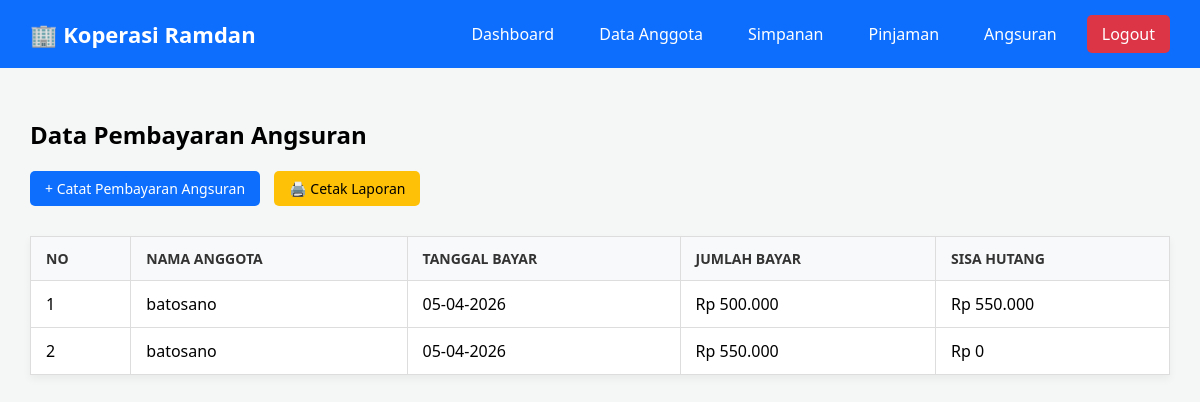
Before: /data_angsuran.php (signed in) with the older database file.
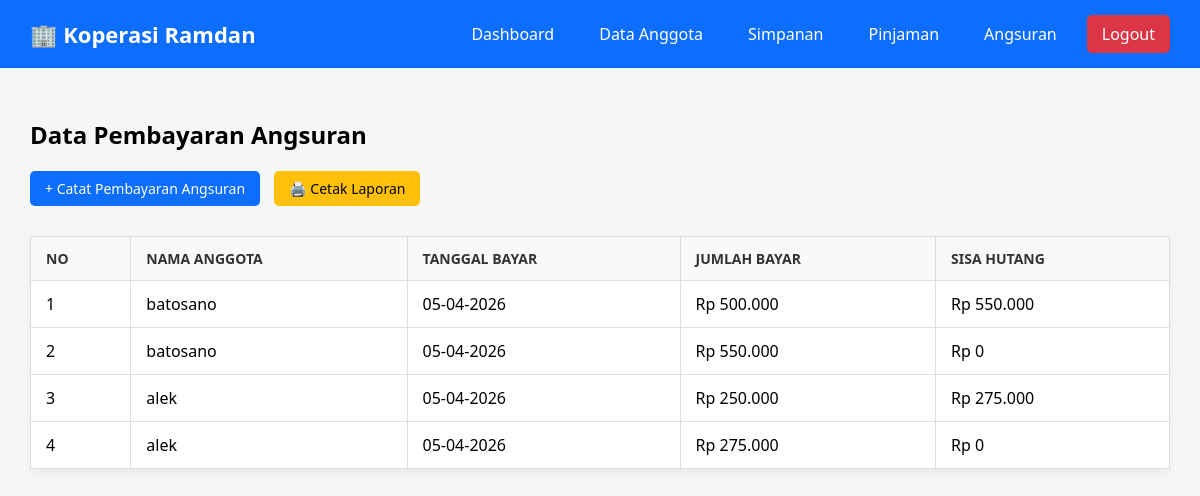
After: the same page with the newer database file.
### tables this page shows
CREATE TABLE `tb_angsuran_ramdan` (
  `id_angsuran` int(11) NOT NULL,
  `id_pinjaman` int(11) NOT NULL,
  `jumlah_bayar` decimal(15,2) NOT NULL,
  `sisa_pinjaman` decimal(15,2) NOT NULL,
  `tanggal_bayar` date NOT NULL
);

CREATE TABLE `tb_anggota_ramdan` (
  `id_anggota` int(11) NOT NULL,
  `nama` varchar(100) NOT NULL,
  `alamat` text DEFAULT NULL,
  `no_hp` varchar(20) DEFAULT NULL,
  `tanggal_daftar` date NOT NULL
);

### data_angsuran.php (the view, shortened to what this page needs)
<?php
include 'koneksi.php';
$query = mysqli_query($koneksi, "
    SELECT ans.*, p.total_pinjaman, a.nama
    FROM tb_angsuran_ramdan ans
    JOIN tb_pinjaman_ramdan p ON ans.id_pinjaman = p.id_pinjaman
    JOIN tb_anggota_ramdan a ON p.id_anggota = a.id_anggota
    ORDER BY ans.id_angsuran ASC
");
include 'header.php';
?>
    <h2>Data Pembayaran Angsuran</h2>
    <a href="tambah_angsuran.php" class="btn" style="margin-bottom: 15px;">+ Catat Pembayaran Angsuran</a>
    <a href="cetak_angsuran.php" target="_blank" class="btn btn-warning" style="margin-left: 10px;">🖨️ Cetak Laporan</a>
    <table>
        <thead>
            <tr>
                <th>No</th>
                <th>Nama Anggota</th>
                <th>Tanggal Bayar</th>
                <th>Jumlah Bayar</th>
                <th>Sisa Hutang</th>
            </tr>
        </thead>
        <tbody>
            <?php
            $no = 1;
            while($data = mysqli_fetch_assoc($query)) {
            ?>
            <tr>
                <td><?php echo $no++; ?></td>
                <td><?php echo $data['nama']; ?></td>
                <td><?php echo date('d-m-Y', strtotime($data['tanggal_bayar'])); ?></td>
                <td>Rp <?php echo number_format($data['jumlah_bayar'], 0, ',', '.'); ?></td>
                <td>Rp <?php echo number_format($data['sisa_pinjaman'], 0, ',', '.'); ?></td>
            </tr>
            <?php } ?>
        </tbody>
    </table>
</div>
</body>
</html>

### header.php (shortened to what this page needs)
<?php
$is_admin = ($_SESSION['role'] == 'Admin');
$dashboard_link = $is_admin ? 'dashboard_admin.php' : 'dashboard_petugas.php';
$role_label     = $is_admin ? '' : '(Petugas)';
?>
<!DOCTYPE html>
<html>
<head>
</head>
<body>
    <div class="navbar">
        <h2>🏢 Koperasi Ramdan <?php echo $role_label; ?></h2>
        <div class="nav-links">
            <a href="<?php echo $dashboard_link; ?>">Dashboard</a>
            <a href="data_anggota.php">Data Anggota</a>
            <a href="data_simpanan.php">Simpanan</a>
            <a href="data_pinjaman.php">Pinjaman</a>
            <a href="data_angsuran.php">Angsuran</a>
            <a href="logout.php" class="btn-logout">Logout</a>
        </div>
    </div>
    <div class="container">

Changed rows visible on the page:
added tb_angsuran_ramdan: tb_anggota_ramdan.nama "alek", tanggal_bayar "05-04-2026", jumlah_bayar "250.000", sisa_pinjaman "275.000"
added tb_angsuran_ramdan: tb_anggota_ramdan.nama "alek", tanggal_bayar "05-04-2026", jumlah_bayar "275.000", sisa_pinjaman "0"
